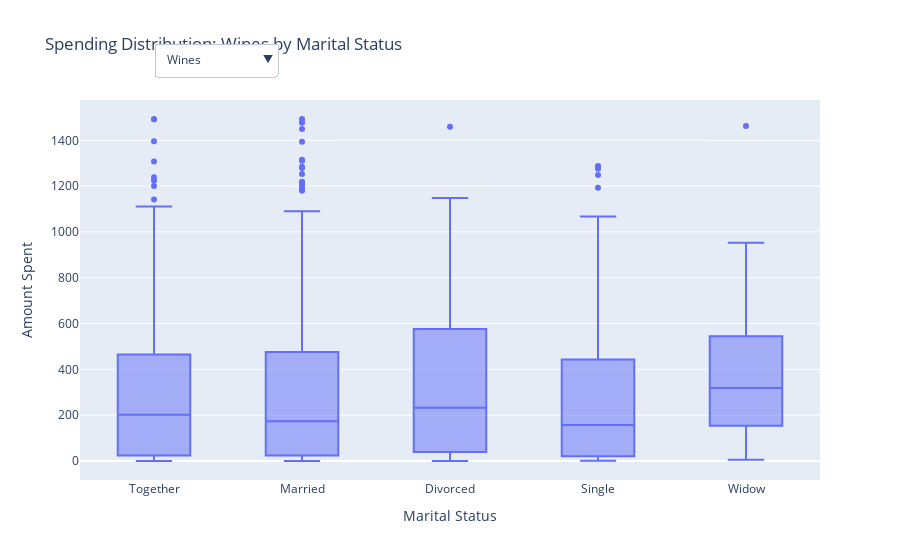

The code cell stored with this chart in its notebook:
### Markdown cell above
How does spending vary across different marital statuses for each product category (e.g., Wines, Fruits, Meat Products), and what insights can we gain from the interactive analysis?

### Code cell
# Spending Categories
spend_cols = ['MntWines', 'MntFruits', 'MntMeatProducts', 'MntFishProducts', 'MntSweetProducts', 'MntGoldProds']

# Melt the dataset for box plot visualization
spend_data = data.melt(
    id_vars=['Marital_Status'], 
    value_vars=spend_cols, 
    var_name='SpendingCategory', 
    value_name='AmountSpent'
)

# Unique spending categories for dropdown
categories = spend_data['SpendingCategory'].unique()

# Create the interactive box plot
fig = go.Figure()

# Add box plot traces for each spending category (initially visible for 'MntWines')
for category in categories:
    fig.add_trace(go.Box(
        x=spend_data.loc[spend_data['SpendingCategory'] == category, 'Marital_Status'],
        y=spend_data.loc[spend_data['SpendingCategory'] == category, 'AmountSpent'],
        name=category.replace('Mnt', ''),  # Clean category name
        visible=(category == 'MntWines')  # Only MntWines is visible initially
    ))

# Dropdown menu for interactivity
dropdown_buttons = [
    {
        'label': category.replace('Mnt', ''),
        'method': 'update',
        'args': [
            {'visible': [cat == category for cat in categories]},  # Toggle visibility
            {'title': f"Spending Distribution: {category.replace('Mnt', '')} by Marital Status"}
        ]
    }
    for category in categories
]

# Update layout with dropdown
fig.update_layout(
    updatemenus=[{
        'buttons': dropdown_buttons,
        'direction': 'down',
        'showactive': True,
        'x': 0.1,
        'y': 1.15,
        'xanchor': 'left',
        'yanchor': 'top'
    }],
    title="Spending Distribution: Wines by Marital Status",
    xaxis_title="Marital Status",
    yaxis_title="Amount Spent"
)

# Show the interactive plot
fig.show()

### Figure 1 — Plotly figure (JSON) as saved in the notebook; plotly's stock layout.template omitted (floating-point values rounded to 4 significant figures; data arrays with more than 128 entries replaced by an {"elided": "..."} marker saying what was removed)
{"data": [{"name": "Wines", "type": "box", "visible": true, "x": {"elided": "1165 str values"}, "y": {"elided": "1165 int values"}}, {"name": "Fruits", "type": "box", "visible": false, "x": {"elided": "1165 str values"}, "y": {"elided": "1165 int values"}}, {"name": "MeatProducts", "type": "box", "visible": false, "x": {"elided": "1165 str values"}, "y": {"elided": "1165 int values"}}, {"name": "FishProducts", "type": "box", "visible": false, "x": {"elided": "1165 str values"}, "y": {"elided": "1165 int values"}}, {"name": "SweetProducts", "type": "box", "visible": false, "x": {"elided": "1165 str values"}, "y": {"elided": "1165 int values"}}, {"name": "GoldProds", "type": "box", "visible": false, "x": {"elided": "1165 str values"}, "y": {"elided": "1165 int values"}}], "layout": {"title": {"text": "Spending Distribution: Wines by Marital Status"}, "updatemenus": [{"buttons": [{"args": [{"visible": [true, false, false, false, false, false]}, {"title": "Spending Distribution: Wines by Marital Status"}], "label": "Wines", "method": "update"}, {"args": [{"visible": [false, true, false, false, false, false]}, {"title": "Spending Distribution: Fruits by Marital Status"}], "label": "Fruits", "method": "update"}, {"args": [{"visible": [false, false, true, false, false, false]}, {"title": "Spending Distribution: MeatProducts by Marital Status"}], "label": "MeatProducts", "method": "update"}, {"args": [{"visible": [false, false, false, true, false, false]}, {"title": "Spending Distribution: FishProducts by Marital Status"}], "label": "FishProducts", "method": "update"}, {"args": [{"visible": [false, false, false, false, true, false]}, {"title": "Spending Distribution: SweetProducts by Marital Status"}], "label": "SweetProducts", "method": "update"}, {"args": [{"visible": [false, false, false, false, false, true]}, {"title": "Spending Distribution: GoldProds by Marital Status"}], "label": "GoldProds", "method": "update"}], "direction": "down", "showactive": true, "x": 0.1, "xanchor": "left", "y": 1.15, "yanchor": "top"}], "xaxis": {"title": {"text": "Marital Status"}}, "yaxis": {"title": {"text": "Amount Spent"}}}}
